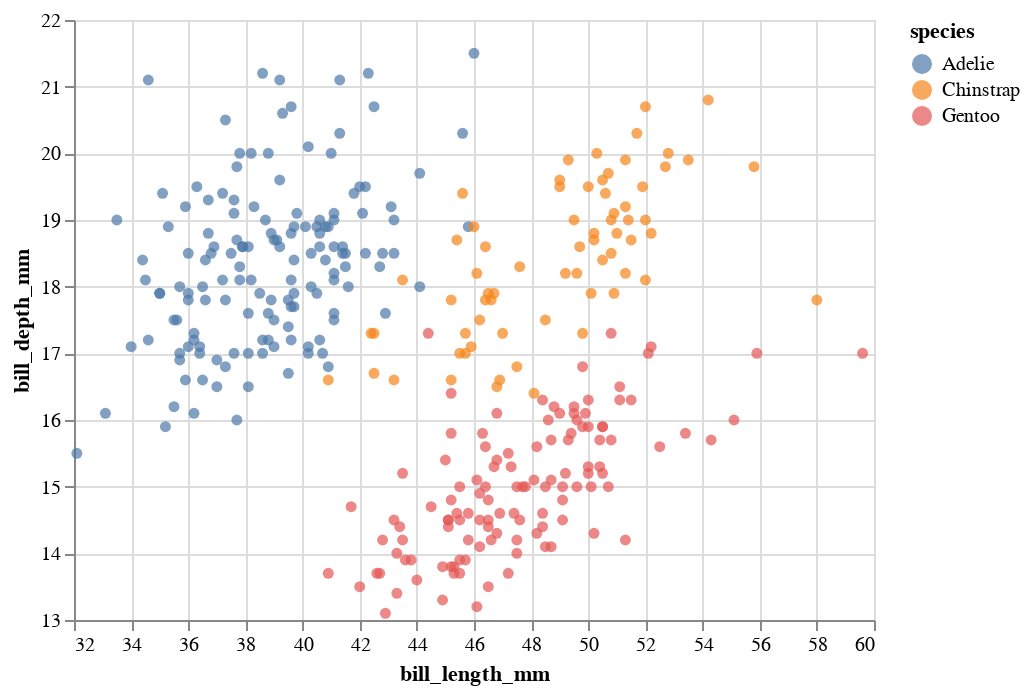

Notebook cell for this chart:
### Code cell
alt.Chart(df).mark_circle().encode(
    x=alt.X(cols[0], scale=alt.Scale(zero=False)),
    y=alt.Y(cols[1], scale=alt.Scale(zero=False)),
    color="species"
)

### Figure 1 — Vega-Lite specification as saved in the notebook (floating-point values rounded to 4 significant figures; data arrays with more than 128 entries replaced by an {"elided": "..."} marker saying what was removed)
{"config": {"view": {"continuousWidth": 400, "continuousHeight": 300}}, "data": {"name": "data-a0ec2e5925707c5dba9da2c1e24eff5a"}, "mark": "circle", "encoding": {"color": {"field": "species", "type": "nominal"}, "x": {"field": "bill_length_mm", "scale": {"zero": false}, "type": "quantitative"}, "y": {"field": "bill_depth_mm", "scale": {"zero": false}, "type": "quantitative"}}, "$schema": "https://vega.github.io/schema/vega-lite/v4.17.0.json", "datasets": {"data-a0ec2e5925707c5dba9da2c1e24eff5a": {"elided": "333 records"}}}
